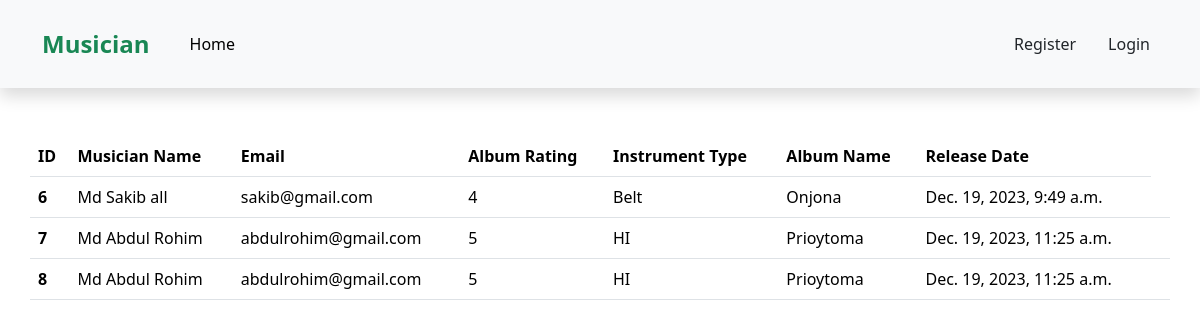
The page / on the database its author committed.
### album/models.py (models this page shows, shortened)
class Album_form(models.Model):
    album_name = models.CharField(max_length=50)
    album_release_date = models.DateTimeField()
    album_rating = models.IntegerField()
    musician = models.ForeignKey(Musicians, on_delete=models.CASCADE, default=None)

### musician/models.py (models this page shows, shortened)
class Musicians(models.Model):
    first_name = models.CharField(max_length=50)
    last_name = models.CharField(max_length=50)
    Email = models.EmailField()
    phone_number = models.CharField(max_length=15)
    Instrument_type = models.TextField()

### Musician_drectory/views.py (the view)
# urls.py: path('', views.home, name='homePage')
def home(res):
    data = Album_form.objects.all()
    return render(res,'home.html',{'data':data} )

### templates/home.html (shortened to what this page needs)
{% extends 'base.html' %}
{% block content %}
<table class="table mt-5 mb-5 mx-auto container">
  <thead>
    <tr>
      <th scope="col">ID</th>
      <th scope="col">Musician Name</th>
      <th scope="col">Email</th>
      <th scope="col">Album Rating</th>
      <th scope="col">Instrument Type</th>
      <th scope="col">Album Name</th>
      <th scope="col">Release Date</th>
    </tr>
  </thead>
  <tbody>
    {%for post in data %}
    <tr>
      <th scope="row">{{post.id}}</th>
      <td>{{post.musician.first_name}}</td>
      <td>{{post.musician.Email}}</td>
      <td>{{post.album_rating}}</td>
      <td>{{post.musician.Instrument_type}}</td>
      <td>{{post.album_name}}</td>
      <td>{{post.album_release_date}}</td>
      <td>
      </td>
    </tr>
    {% endfor %}
  </tbody>
</table>
{% endblock %}

### templates/base.html (shortened to what this page needs)
<!DOCTYPE html>
<html lang="en">
<head>
  <link href="https://cdn.jsdelivr.net/npm/bootstrap@5.3.2/dist/css/bootstrap.min.css" rel="stylesheet"
 />
</head>
<body>
  <nav class="navbar navbar-expand-lg shadow bg-body-tertiary sticky-top">
    <div class="container">
      <a class="navbar-brand text-success fs-4 fw-bolder">Musician</a>
      <div class="collapse navbar-collapse" id="navbarSupportedContent">
        <ul class="navbar-nav me-auto p-3 mb-2 mb-lg-0">
          <li class="nav-item">
            <a class="nav-link active" aria-current="page" href="{% url 'homePage' %}">Home</a>
          </li>
        </ul>
        <div class="d-flex">
          <ul class="navbar-nav me-auto mb-2 mb-lg-0">
            {% if user.is_authenticated %}
            <li class="nav-item">
              <a class="nav-link" href="{% url 'Add_Album' %}">Album add</a>
            </li>
            <li class="nav-item">
              <a class="nav-link" href="{% url 'Add_Musician' %}">Musician add</a>
            </li>
            <li class="nav-item mx-3">
              <a class="nav-link btn btn-danger text-dark" href="{% url 'logout'%}">Logout</a>
            </li>
            {% else %}
            <li class="nav-item mx-3">
              <a class="nav-link btn btn-warning text-dark" href="{% url 'res' %}">Register</a>
            </li>
            <li class="nav-item">
              <a class="nav-link btn btn-primary text-dark" href="{% url 'login' %}">Login</a>
            </li>
            {% endif %}
          </ul>
        </div>
      </div>
    </div>
  </nav>
  {% block content %}{% endblock %}
</body>
</html>

### rows shown on the page
Album_form: id "6", musician.first_name "Md Sakib all", musician.Email "sakib@gmail.com", album_rating "4", musician.Instrument_type "Belt", album_name "Onjona", album_release_date "Dec. 19, 2023, 9:49 a.m."
Album_form: id "7", musician.first_name "Md Abdul Rohim", musician.Email "abdulrohim@gmail.com", album_rating "5", musician.Instrument_type "HI", album_name "Prioytoma", album_release_date "Dec. 19, 2023, 11:25 a.m."
Album_form: id "8", musician.first_name "Md Abdul Rohim", musician.Email "abdulrohim@gmail.com", album_rating "5", musician.Instrument_type "HI", album_name "Prioytoma", album_release_date "Dec. 19, 2023, 11:25 a.m."
